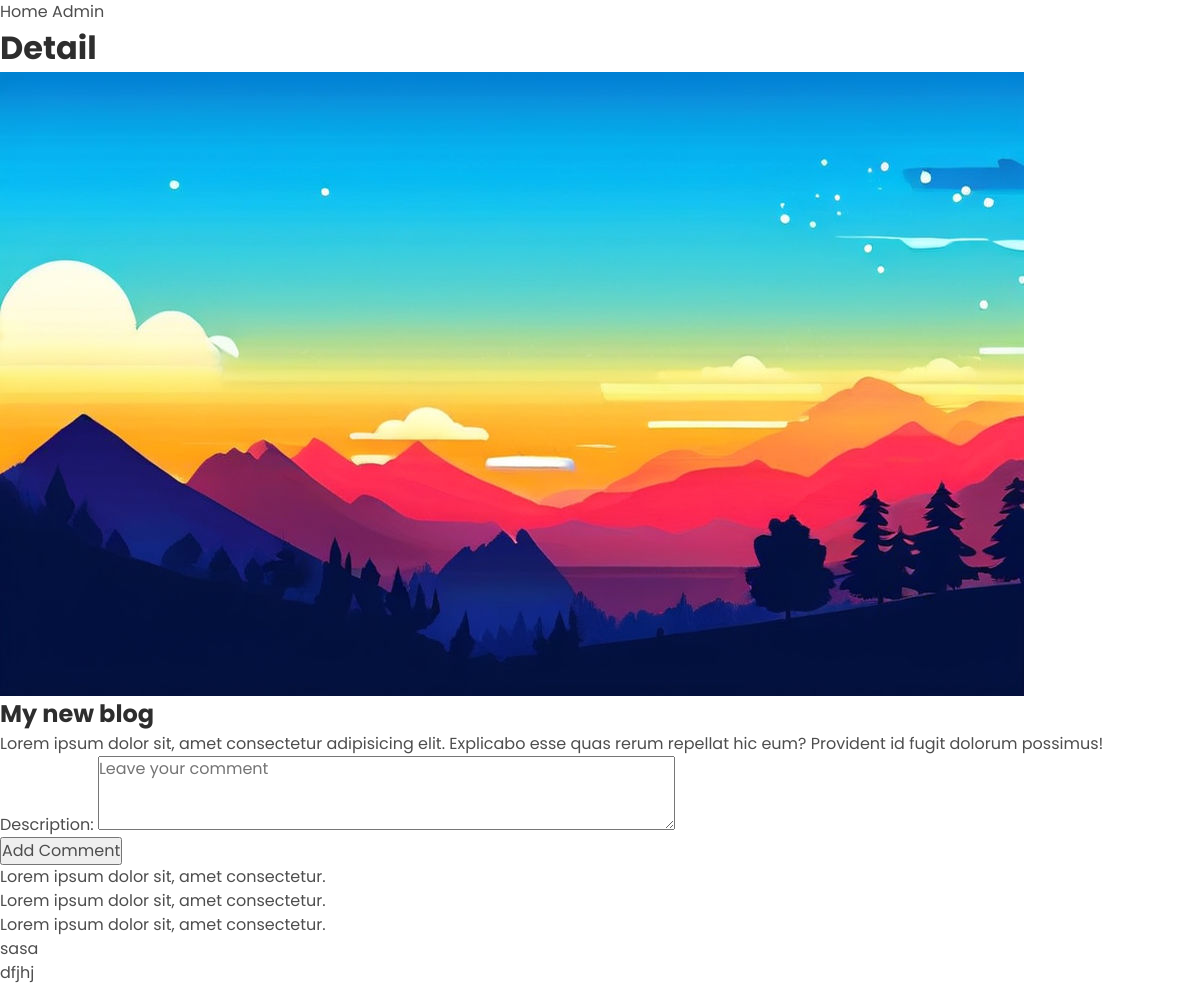
/detail/1, run on the app's committed database.
### main/models.py (models this page shows, shortened)
class Blog(models.Model):
    title = models.CharField(max_length=50, default='My new blog')
    body = models.TextField(default=lorem)
    slug = models.SlugField(max_length=200, unique=True, null=True)
    image = models.ImageField(upload_to='img', blank=True, null=True)
    created_at = models.DateTimeField(auto_now_add=True)
    updated_at = models.DateTimeField(auto_now=True)

class Comment(models.Model):
    description = models.TextField(default=lorem2)
    blog = models.ForeignKey(Blog, on_delete=models.CASCADE, related_name='comments')

### main/views.py (the view)
# urls.py: path('detail/<int:pk>', views.detail, name='detail'),
def detail(request, pk):
    post = Blog.objects.get(pk=pk)
    comments = post.comments.all()
    if request.method == 'POST':
        form = CommentForm(request.POST)
        if form.is_valid():
            comment = form.save(commit=False)
            comment.blog = post
            comment.save()
            return redirect('detail', pk=pk)
    else:
        form = CommentForm()
    return render(request, 'main/detail.html', {'post': post, 'comments': comments, 'form': form})

### main/forms.py
class CommentForm(forms.ModelForm):
    description = forms.CharField(widget=forms.Textarea(attrs={"class": "textarea", "rows": '3', 'placeholder': 'Leave your comment'}))
    class Meta:
        model = Comment
        fields = ['description']

### main/templates/main/detail.html (shortened to what this page needs)
{% extends 'base.html' %}
{% load static %}
{% block body %}
<h1>Detail</h1>
<img src="{{ post.image.url }}" alt="" class="detail-img">
<h2 class="sub-header">{{ post.title }}</h2>
<p class="phar">{{ post.body }}</p>
<div class="comment-cont">
    <form method="post">
        {{ form.as_p }}
        <button class="btn btn-color">Add Comment</button>
    </form>
    {% for comment in comments %}
    <p class="phar">{{ comment.description }}</p>
    {% endfor %}
</div>
{% endblock %}

### static/css/style.css (style rules this page uses)
*, *::before, *::after { box-sizing: border-box; }
* { margin: 0; padding: 0; box-sizing: border-box; transition: .3s; font-family: 'Poppins', sans-serif; color: var(--text); }
body { line-height: 1.5; -webkit-font-smoothing: antialiased; }
img, picture, video, canvas, svg { display: block; max-width: 100%; }
input, button, textarea, select { font: inherit; }
p, h1, h2, h3, h4, h5, h6 { overflow-wrap: break-word; }
:root { --main: #546de5; --varnning: #fa983a; --danger: #e55039; --main-trans-01: hsla(230, 74%, 61%, .2); --main-trans-03: hsla(230, 74%, 61%, .3); --main-trans-04: hsla(230, 74%, 61%, .4); --main-trans-05: hsla(230, 74%, 61%, .5); --header: #2e2e2e; --text: #4e4e4e; --label: #6e6e6e; --border: #8f8f8f; --dark-theme-border: #8e8e8e; --bg-light: #ddd; --space-big: 32px; --space-mid: 24px; --space-sm: 12px; --font-big: 16px; --font-mid: 14px; --font-sm: 12px; }
p, a { font-size: var(--font-big); text-decoration: none; font-weight: 400; }
h1, h2, h3 { color: var(--header); }

### data on the page
Blog: image (picture), title "My new blog", body "Lorem ipsum dolor sit, amet consectetur adipisicing elit. Explicabo esse quas rerum repellat hic eum? Provident id fugit dolorum possimus!"
Comment: description "Lorem ipsum dolor sit, amet consectetur."
Comment: description "Lorem ipsum dolor sit, amet consectetur."
Comment: description "Lorem ipsum dolor sit, amet consectetur."
Comment: description "sasa"
Comment: description "dfjhj"
